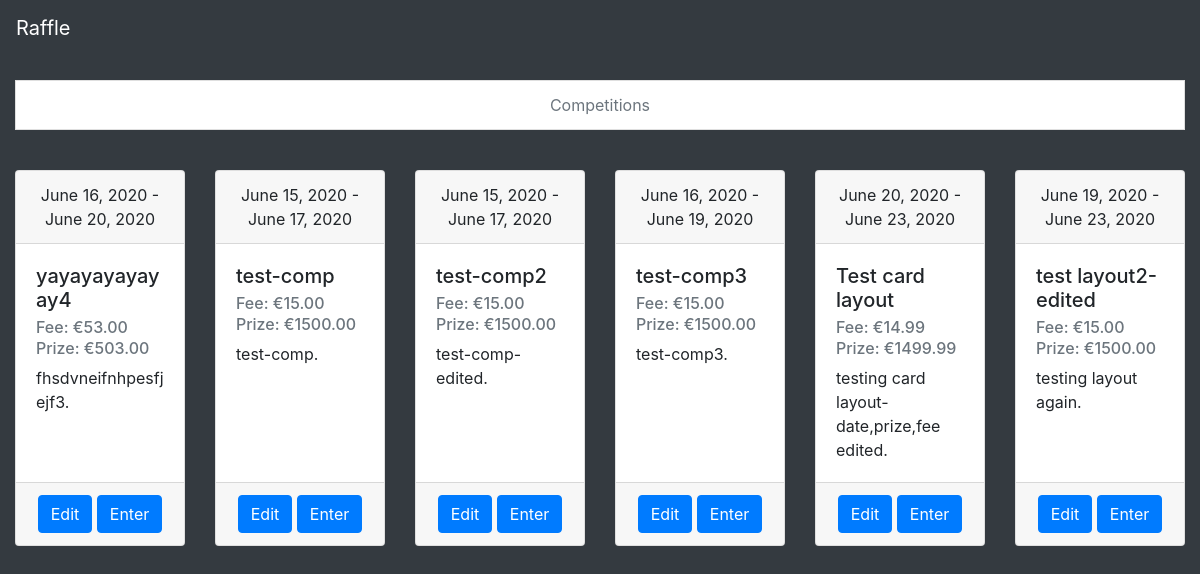
Before: / with the older database file.
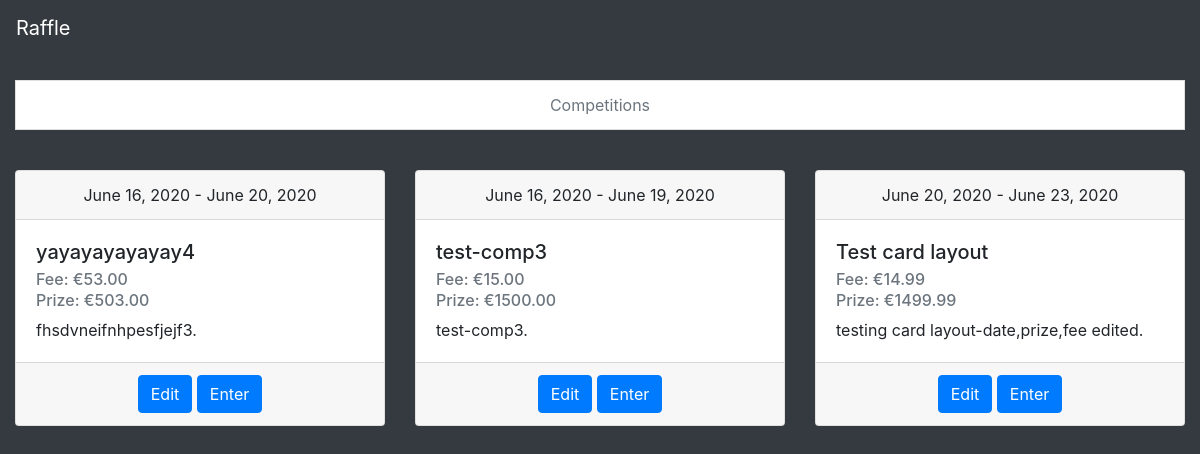
After: the same page with the newer database file.
### raffle/models.py (models this page shows)
class Competition(models.Model):
    comp_id = models.AutoField(primary_key=True, unique=True)
    comp_name = models.CharField(max_length=50)
    description = models.TextField()
    entry_fee = models.DecimalField(max_digits=5, decimal_places=2)
    prize = models.DecimalField(max_digits=7, decimal_places=2)
    start_date = models.DateField()
    end_date = models.DateField()

### raffle/views.py (the view)
# urls.py: url(r'^$', views.index, name='index'),
def index(request):
    competitions = []
    for e in Competition.objects.all():
        competitions.append({"id": e.comp_id, "name": e.comp_name, "description": e.description, "fee": e.entry_fee, "prize": e.prize, "sdate": e.start_date, "edate":e.end_date})
    return render(request, 'index.html', {"competitions": competitions})

### raffle/templates/index.html
{% extends 'base.html'%}
{%block content%}
<br>
<p  class="list-group-item list-group-item-action flex-column align-items-start text-center disabled">
  Competitions
</p>
<br>
<div class="card-deck">
  {% for c in competitions %}
  <div class="card" style="width: 18rem; margin-bottom:10px;">
    <div class="card-header text-center">
       {{c.sdate}} - {{c.edate}}
    </div>
    <div class="card-body">
      <h5 class="card-title">{{ c.name }}</h5>
      <h6 class="card-subtitle mb-2 text-muted"> Fee: €{{c.fee}}</h6>
      <h6 class="card-subtitle mb-2 text-muted"> Prize: €{{c.prize}}</h6>
      <p class="card-text">{{c.description}}.</p>
    </div>
    <div class="card-footer text-muted text-center ">
      <a href="{% url 'edit_comp' id=c.id %}" class="btn btn-primary">Edit</a>
      <a href="{% url 'enter_comp' id=c.id %}" class="btn btn-primary">Enter</a>
    </div>
  </div>
  {% endfor %}
</div>
{% endblock %}

### raffle/templates/base.html (shortened to what this page needs)
<html>
<head>
    {% load bootstrap4 %}
    {% bootstrap_css %}
    {% load static %}
</head>
<body>
<nav class="navbar navbar-expand navbar-dark bg-dark">
      <a class="navbar-brand" href="/">Raffle</a>
    </nav>
<div class="container-fluid">
    {% block content %}
    {% endblock %}
</div>
</body>
</html>

### raffle/templates/base.html (style rules this page uses)
body { background-color: #343a40; }

Changed rows visible on the page:
removed Competition: sdate "June 15, 2020", edate "June 17, 2020", name "test-comp", fee "15.00", prize "1500.00", description "test-comp"
removed Competition: sdate "June 15, 2020", edate "June 17, 2020", name "test-comp2", fee "15.00", prize "1500.00", description "test-comp-edited"
removed Competition: sdate "June 19, 2020", edate "June 23, 2020", name "test layout2-edited", fee "15.00", prize "1500.00", description "testing layout again"
Other visible differences:
list line gone: "- Fee: € Prize: € . Edit Enter"
